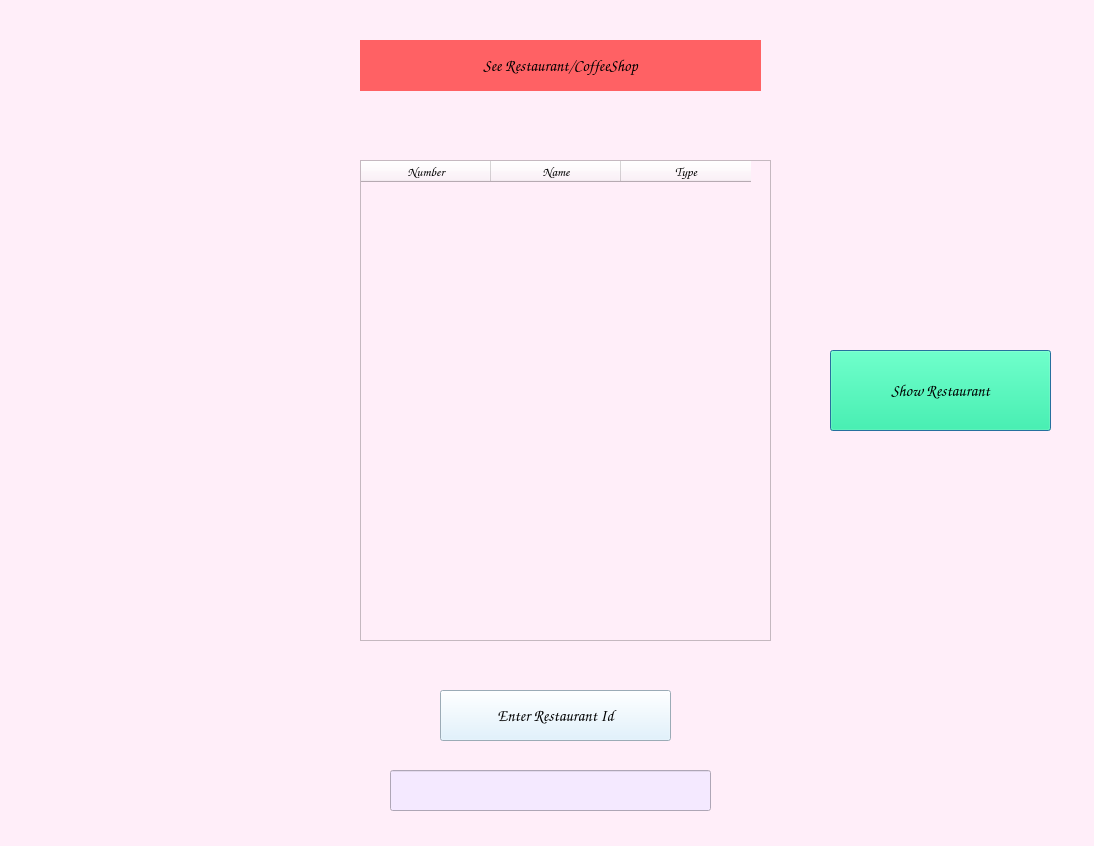
<?xml version="1.0" encoding="UTF-8"?>
<ui version="4.0">
 <class>Admin_See_Rest_window</class>
 <widget class="QDialog" name="Admin_See_Rest_window">
  <property name="geometry">
   <rect>
    <x>0</x>
    <y>0</y>
    <width>1094</width>
    <height>846</height>
   </rect>
  </property>
  <property name="cursor">
   <cursorShape>ClosedHandCursor</cursorShape>
  </property>
  <property name="windowTitle">
   <string>See Restaurant/cafe</string>
  </property>
  <property name="styleSheet">
   <string notr="true">background-color: rgb(255, 238, 249);</string>
  </property>
  <widget class="QLabel" name="See_Rest_L">
   <property name="geometry">
    <rect>
     <x>360</x>
     <y>40</y>
     <width>401</width>
     <height>51</height>
    </rect>
   </property>
   <property name="font">
    <font>
     <family>Comic Sans MS</family>
     <pointsize>12</pointsize>
     <weight>75</weight>
     <bold>true</bold>
    </font>
   </property>
   <property name="cursor">
    <cursorShape>ClosedHandCursor</cursorShape>
   </property>
   <property name="styleSheet">
    <string notr="true">background-color: rgb(255, 97, 100);</string>
   </property>
   <property name="text">
    <string>See Restaurant/CoffeeShop</string>
   </property>
   <property name="alignment">
    <set>Qt::AlignCenter</set>
   </property>
   <property name="margin">
    <number>1</number>
   </property>
  </widget>
  <widget class="QPushButton" name="See_Rest_B">
   <property name="geometry">
    <rect>
     <x>830</x>
     <y>350</y>
     <width>221</width>
     <height>81</height>
    </rect>
   </property>
   <property name="font">
    <font>
     <family>Comic Sans MS</family>
     <pointsize>12</pointsize>
     <weight>75</weight>
     <bold>true</bold>
    </font>
   </property>
   <property name="cursor">
    <cursorShape>PointingHandCursor</cursorShape>
   </property>
   <property name="styleSheet">
    <string notr="true">background-color: rgb(7, 255, 152);</string>
   </property>
   <property name="text">
    <string>Show Restaurant</string>
   </property>
  </widget>
  <widget class="QTableWidget" name="See_Rest_TableWidget">
   <property name="geometry">
    <rect>
     <x>360</x>
     <y>160</y>
     <width>411</width>
     <height>481</height>
    </rect>
   </property>
   <property name="cursor" stdset="0">
    <cursorShape>PointingHandCursor</cursorShape>
   </property>
   <attribute name="horizontalHeaderDefaultSectionSize">
    <number>130</number>
   </attribute>
   <column>
    <property name="text">
     <string>Number</string>
    </property>
    <property name="font">
     <font>
      <family>Comic Sans MS</family>
      <pointsize>10</pointsize>
      <weight>75</weight>
      <bold>true</bold>
     </font>
    </property>
    <property name="textAlignment">
     <set>AlignCenter</set>
    </property>
    <property name="background">
     <color>
      <red>120</red>
      <green>105</green>
      <blue>110</blue>
     </color>
    </property>
    <property name="foreground">
     <brush brushstyle="SolidPattern">
      <color alpha="255">
       <red>0</red>
       <green>0</green>
       <blue>0</blue>
      </color>
     </brush>
    </property>
   </column>
   <column>
    <property name="text">
     <string>Name</string>
    </property>
    <property name="font">
     <font>
      <family>Comic Sans MS</family>
      <pointsize>10</pointsize>
      <weight>75</weight>
      <bold>true</bold>
     </font>
    </property>
    <property name="textAlignment">
     <set>AlignCenter</set>
    </property>
   </column>
   <column>
    <property name="text">
     <string>Type</string>
    </property>
    <property name="font">
     <font>
      <family>Comic Sans MS</family>
      <pointsize>10</pointsize>
      <weight>75</weight>
      <bold>true</bold>
     </font>
    </property>
    <property name="textAlignment">
     <set>AlignCenter</set>
    </property>
   </column>
  </widget>
  <widget class="QLineEdit" name="See_Rest_Enter_Rest_Id_LE">
   <property name="geometry">
    <rect>
     <x>390</x>
     <y>770</y>
     <width>321</width>
     <height>41</height>
    </rect>
   </property>
   <property name="font">
    <font>
     <family>Comic Sans MS</family>
     <pointsize>12</pointsize>
     <weight>75</weight>
     <bold>true</bold>
    </font>
   </property>
   <property name="cursor">
    <cursorShape>PointingHandCursor</cursorShape>
   </property>
   <property name="styleSheet">
    <string notr="true">background-color: rgb(244, 233, 255);</string>
   </property>
  </widget>
  <widget class="QPushButton" name="See_Rest__Enter_Id_PB">
   <property name="geometry">
    <rect>
     <x>440</x>
     <y>690</y>
     <width>231</width>
     <height>51</height>
    </rect>
   </property>
   <property name="font">
    <font>
     <family>Comic Sans MS</family>
     <pointsize>12</pointsize>
     <weight>75</weight>
     <bold>true</bold>
    </font>
   </property>
   <property name="cursor">
    <cursorShape>PointingHandCursor</cursorShape>
   </property>
   <property name="styleSheet">
    <string notr="true">background-color: rgb(217, 240, 255);</string>
   </property>
   <property name="text">
    <string>Enter Restaurant Id</string>
   </property>
  </widget>
 </widget>
 <resources/>
 <connections/>
</ui>
